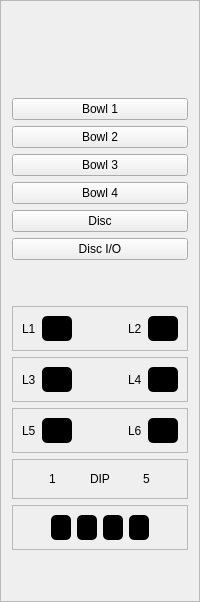
        <widget class="QFrame" name="frame_37">
         <property name="maximumSize">
          <size>
           <width>200</width>
           <height>16777215</height>
          </size>
         </property>
         <property name="frameShape">
          <enum>QFrame::StyledPanel</enum>
         </property>
         <property name="frameShadow">
          <enum>QFrame::Raised</enum>
         </property>
         <layout class="QVBoxLayout" name="verticalLayout_24">
          <item alignment="Qt::AlignRight">
           <widget class="QPushButton" name="push">
            <property name="minimumSize">
             <size>
              <width>80</width>
              <height>80</height>
             </size>
            </property>
            <property name="maximumSize">
             <size>
              <width>80</width>
              <height>80</height>
             </size>
            </property>
            <property name="styleSheet">
             <string notr="true">border-radius: 10px;</string>
            </property>
            <property name="text">
             <string/>
            </property>
            <property name="iconSize">
             <size>
              <width>80</width>
              <height>80</height>
             </size>
            </property>
           </widget>
          </item>
          <item>
           <widget class="QPushButton" name="disc1">
            <property name="styleSheet">
             <string notr="true">QPushButton:hover{
          background-color:rgb(255, 85, 0);
          border-radius: 5px;
}

QPushButton{
          border: 2px solidrgb(255, 255, 255);
	     font: 75 11pt &quot;MS Shell Dlg 2&quot;;
}         </string>
            </property>
            <property name="text">
             <string>Bowl 1</string>
            </property>
           </widget>
          </item>
          <item>
           <widget class="QPushButton" name="disc2">
            <property name="styleSheet">
             <string notr="true">QPushButton:hover{
          background-color:rgb(255, 85, 0);
          border-radius: 5px;
}

QPushButton{
          border: 2px solidrgb(255, 255, 255);
	     font: 75 11pt &quot;MS Shell Dlg 2&quot;;
}         </string>
            </property>
            <property name="text">
             <string>Bowl 2</string>
            </property>
           </widget>
          </item>
          <item>
           <widget class="QPushButton" name="disc3">
            <property name="styleSheet">
             <string notr="true">QPushButton:hover{
          background-color:rgb(255, 85, 0);
          border-radius: 5px;
}

QPushButton{
          border: 2px solidrgb(255, 255, 255);
	     font: 75 11pt &quot;MS Shell Dlg 2&quot;;
}         
         </string>
            </property>
            <property name="text">
             <string>Bowl 3</string>
            </property>
           </widget>
          </item>
          <item>
           <widget class="QPushButton" name="disc4">
            <property name="styleSheet">
             <string notr="true">QPushButton:hover{
          background-color:rgb(255, 85, 0);
          border-radius: 5px;
}

QPushButton{
          border: 2px solidrgb(255, 255, 255);
	     font: 75 11pt &quot;MS Shell Dlg 2&quot;;
}         
         </string>
            </property>
            <property name="text">
             <string>Bowl 4</string>
            </property>
           </widget>
          </item>
          <item>
           <widget class="QPushButton" name="disc5">
            <property name="styleSheet">
             <string notr="true">QPushButton:hover{
          background-color:rgb(255, 85, 0);
          border-radius: 5px;
}

QPushButton{
          border: 2px solidrgb(255, 255, 255);
	     font: 75 11pt &quot;MS Shell Dlg 2&quot;;
}         </string>
            </property>
            <property name="text">
             <string>Disc</string>
            </property>
           </widget>
          </item>
          <item>
           <widget class="QPushButton" name="disc6">
            <property name="styleSheet">
             <string notr="true">QPushButton:hover{
          background-color:rgb(255, 85, 0);
          border-radius: 5px;
}

QPushButton{
          border: 2px solidrgb(255, 255, 255);
	     font: 75 11pt &quot;MS Shell Dlg 2&quot;;
}         </string>
            </property>
            <property name="text">
             <string>Disc I/O</string>
            </property>
           </widget>
          </item>
          <item>
           <spacer name="verticalSpacer_19">
            <property name="orientation">
             <enum>Qt::Vertical</enum>
            </property>
            <property name="sizeHint" stdset="0">
             <size>
              <width>20</width>
              <height>40</height>
             </size>
            </property>
           </spacer>
          </item>
          <item>
           <widget class="QFrame" name="frame_76">
            <property name="frameShape">
             <enum>QFrame::StyledPanel</enum>
            </property>
            <property name="frameShadow">
             <enum>QFrame::Raised</enum>
            </property>
            <layout class="QHBoxLayout" name="horizontalLayout_53">
             <item>
              <widget class="QLabel" name="label_99">
               <property name="styleSheet">
                <string notr="true">font: 11pt &quot;MS Shell Dlg 2&quot;;</string>
               </property>
               <property name="text">
                <string>L1</string>
               </property>
              </widget>
             </item>
             <item>
              <widget class="QPushButton" name="pushButton">
               <property name="minimumSize">
                <size>
                 <width>0</width>
                 <height>25</height>
                </size>
               </property>
               <property name="maximumSize">
                <size>
                 <width>30</width>
                 <height>16777215</height>
                </size>
               </property>
               <property name="styleSheet">
                <string notr="true">background-color: rgb(0, 0, 0);
border-radius: 5px;</string>
               </property>
               <property name="text">
                <string/>
               </property>
              </widget>
             </item>
             <item>
              <spacer name="horizontalSpacer_65">
               <property name="orientation">
                <enum>Qt::Horizontal</enum>
               </property>
               <property name="sizeHint" stdset="0">
                <size>
                 <width>40</width>
                 <height>20</height>
                </size>
               </property>
              </spacer>
             </item>
             <item>
              <widget class="QLabel" name="label_100">
               <property name="styleSheet">
                <string notr="true">font: 11pt &quot;MS Shell Dlg 2&quot;;</string>
               </property>
               <property name="text">
                <string>L2</string>
               </property>
              </widget>
             </item>
             <item>
              <widget class="QPushButton" name="pushButton_2">
               <property name="minimumSize">
                <size>
                 <width>0</width>
                 <height>25</height>
                </size>
               </property>
               <property name="maximumSize">
                <size>
                 <width>30</width>
                 <height>16777215</height>
                </size>
               </property>
               <property name="styleSheet">
                <string notr="true">background-color: rgb(0, 0, 0);
border-radius: 5px;</string>
               </property>
               <property name="text">
                <string/>
               </property>
              </widget>
             </item>
            </layout>
           </widget>
          </item>
          <item>
           <widget class="QFrame" name="frame_77">
            <property name="frameShape">
             <enum>QFrame::StyledPanel</enum>
            </property>
            <property name="frameShadow">
             <enum>QFrame::Raised</enum>
            </property>
            <layout class="QHBoxLayout" name="horizontalLayout_54">
             <item>
              <widget class="QLabel" name="label_102">
               <property name="styleSheet">
                <string notr="true">font: 11pt &quot;MS Shell Dlg 2&quot;;</string>
               </property>
               <property name="text">
                <string>L3</string>
               </property>
              </widget>
             </item>
             <item>
              <widget class="QPushButton" name="pushButton_61">
               <property name="minimumSize">
                <size>
                 <width>0</width>
                 <height>25</height>
                </size>
               </property>
               <property name="maximumSize">
                <size>
                 <width>30</width>
                 <height>16777215</height>
                </size>
               </property>
               <property name="styleSheet">
                <string notr="true">background-color: rgb(0, 0, 0);
border-radius: 5px;</string>
               </property>
               <property name="text">
                <string/>
               </property>
              </widget>
             </item>
             <item>
              <spacer name="horizontalSpacer_66">
               <property name="orientation">
                <enum>Qt::Horizontal</enum>
               </property>
               <property name="sizeHint" stdset="0">
                <size>
                 <width>40</width>
                 <height>20</height>
                </size>
               </property>
              </spacer>
             </item>
             <item>
              <widget class="QLabel" name="label_101">
               <property name="styleSheet">
                <string notr="true">font: 11pt &quot;MS Shell Dlg 2&quot;;</string>
               </property>
               <property name="text">
                <string>L4</string>
               </property>
              </widget>
             </item>
             <item>
              <widget class="QPushButton" name="pushButton_3">
               <property name="minimumSize">
                <size>
                 <width>0</width>
                 <height>25</height>
                </size>
               </property>
               <property name="maximumSize">
                <size>
                 <width>30</width>
                 <height>16777215</height>
                </size>
               </property>
               <property name="styleSheet">
                <string notr="true">background-color: rgb(0, 0, 0);
border-radius: 5px;</string>
               </property>
               <property name="text">
                <string/>
               </property>
              </widget>
             </item>
            </layout>
           </widget>
          </item>
          <item>
           <widget class="QFrame" name="frame_78">
            <property name="frameShape">
             <enum>QFrame::StyledPanel</enum>
            </property>
            <property name="frameShadow">
             <enum>QFrame::Raised</enum>
            </property>
            <layout class="QHBoxLayout" name="horizontalLayout_55">
             <item>
              <widget class="QLabel" name="label_103">
               <property name="styleSheet">
                <string notr="true">font: 11pt &quot;MS Shell Dlg 2&quot;;</string>
               </property>
               <property name="text">
                <string>L5</string>
               </property>
              </widget>
             </item>
             <item>
              <widget class="QPushButton" name="pushButton_62">
               <property name="minimumSize">
                <size>
                 <width>0</width>
                 <height>25</height>
                </size>
               </property>
               <property name="maximumSize">
                <size>
                 <width>30</width>
                 <height>16777215</height>
                </size>
               </property>
               <property name="styleSheet">
                <string notr="true">background-color: rgb(0, 0, 0);
border-radius: 5px;</string>
               </property>
               <property name="text">
                <string/>
               </property>
              </widget>
             </item>
             <item>
              <spacer name="horizontalSpacer_71">
               <property name="orientation">
                <enum>Qt::Horizontal</enum>
               </property>
               <property name="sizeHint" stdset="0">
                <size>
                 <width>40</width>
                 <height>20</height>
                </size>
               </property>
              </spacer>
             </item>
             <item>
              <widget class="QLabel" name="label_104">
               <property name="styleSheet">
                <string notr="true">font: 11pt &quot;MS Shell Dlg 2&quot;;</string>
               </property>
               <property name="text">
                <string>L6</string>
               </property>
              </widget>
             </item>
             <item>
              <widget class="QPushButton" name="pushButton_63">
               <property name="minimumSize">
                <size>
                 <width>0</width>
                 <height>25</height>
                </size>
               </property>
               <property name="maximumSize">
                <size>
                 <width>30</width>
                 <height>16777215</height>
                </size>
               </property>
               <property name="styleSheet">
                <string notr="true">background-color: rgb(0, 0, 0);
border-radius: 5px;</string>
               </property>
               <property name="text">
                <string/>
               </property>
              </widget>
             </item>
            </layout>
           </widget>
          </item>
          <item>
           <widget class="QFrame" name="frame_79">
            <property name="frameShape">
             <enum>QFrame::StyledPanel</enum>
            </property>
            <property name="frameShadow">
             <enum>QFrame::Raised</enum>
            </property>
            <layout class="QHBoxLayout" name="horizontalLayout_56">
             <item>
              <spacer name="horizontalSpacer_67">
               <property name="orientation">
                <enum>Qt::Horizontal</enum>
               </property>
               <property name="sizeHint" stdset="0">
                <size>
                 <width>40</width>
                 <height>20</height>
                </size>
               </property>
              </spacer>
             </item>
             <item>
              <widget class="QLabel" name="label_105">
               <property name="styleSheet">
                <string notr="true">font: 11pt &quot;MS Shell Dlg 2&quot;;</string>
               </property>
               <property name="text">
                <string>1</string>
               </property>
              </widget>
             </item>
             <item>
              <spacer name="horizontalSpacer_68">
               <property name="orientation">
                <enum>Qt::Horizontal</enum>
               </property>
               <property name="sizeHint" stdset="0">
                <size>
                 <width>40</width>
                 <height>20</height>
                </size>
               </property>
              </spacer>
             </item>
             <item>
              <widget class="QLabel" name="label_106">
               <property name="styleSheet">
                <string notr="true">font: 11pt &quot;MS Shell Dlg 2&quot;;</string>
               </property>
               <property name="text">
                <string>DIP</string>
               </property>
              </widget>
             </item>
             <item>
              <spacer name="horizontalSpacer_72">
               <property name="orientation">
                <enum>Qt::Horizontal</enum>
               </property>
               <property name="sizeHint" stdset="0">
                <size>
                 <width>40</width>
                 <height>20</height>
                </size>
               </property>
              </spacer>
             </item>
             <item>
              <widget class="QLabel" name="label_107">
               <property name="styleSheet">
                <string notr="true">font: 11pt &quot;MS Shell Dlg 2&quot;;</string>
               </property>
               <property name="text">
                <string>5</string>
               </property>
              </widget>
             </item>
             <item>
              <spacer name="horizontalSpacer_73">
               <property name="orientation">
                <enum>Qt::Horizontal</enum>
               </property>
               <property name="sizeHint" stdset="0">
                <size>
                 <width>40</width>
                 <height>20</height>
                </size>
               </property>
              </spacer>
             </item>
            </layout>
           </widget>
          </item>
          <item>
           <widget class="QFrame" name="frame_80">
            <property name="frameShape">
             <enum>QFrame::StyledPanel</enum>
            </property>
            <property name="frameShadow">
             <enum>QFrame::Raised</enum>
            </property>
            <layout class="QHBoxLayout" name="horizontalLayout_57">
             <item>
              <spacer name="horizontalSpacer_69">
               <property name="orientation">
                <enum>Qt::Horizontal</enum>
               </property>
               <property name="sizeHint" stdset="0">
                <size>
                 <width>40</width>
                 <height>20</height>
                </size>
               </property>
              </spacer>
             </item>
             <item>
              <widget class="QPushButton" name="pushButton_64">
               <property name="minimumSize">
                <size>
                 <width>0</width>
                 <height>25</height>
                </size>
               </property>
               <property name="maximumSize">
                <size>
                 <width>20</width>
                 <height>16777215</height>
                </size>
               </property>
               <property name="styleSheet">
                <string notr="true">background-color: rgb(0, 0, 0);
border-radius: 5px;</string>
               </property>
               <property name="text">
                <string/>
               </property>
              </widget>
             </item>
             <item>
              <widget class="QPushButton" name="pushButton_65">
               <property name="minimumSize">
                <size>
                 <width>0</width>
                 <height>25</height>
                </size>
               </property>
               <property name="maximumSize">
                <size>
                 <width>20</width>
                 <height>16777215</height>
                </size>
               </property>
               <property name="styleSheet">
                <string notr="true">background-color: rgb(0, 0, 0);
border-radius: 5px;</string>
               </property>
               <property name="text">
                <string/>
               </property>
              </widget>
             </item>
             <item>
              <widget class="QPushButton" name="pushButton_66">
               <property name="minimumSize">
                <size>
                 <width>0</width>
                 <height>25</height>
                </size>
               </property>
               <property name="maximumSize">
                <size>
                 <width>20</width>
                 <height>16777215</height>
                </size>
               </property>
               <property name="styleSheet">
                <string notr="true">background-color: rgb(0, 0, 0);
border-radius: 5px;</string>
               </property>
               <property name="text">
                <string/>
               </property>
              </widget>
             </item>
             <item>
              <widget class="QPushButton" name="pushButton_67">
               <property name="minimumSize">
                <size>
                 <width>0</width>
                 <height>25</height>
                </size>
               </property>
               <property name="maximumSize">
                <size>
                 <width>20</width>
                 <height>16777215</height>
                </size>
               </property>
               <property name="styleSheet">
                <string notr="true">background-color: rgb(0, 0, 0);
border-radius: 5px;</string>
               </property>
               <property name="text">
                <string/>
               </property>
              </widget>
             </item>
             <item>
              <spacer name="horizontalSpacer_70">
               <property name="orientation">
                <enum>Qt::Horizontal</enum>
               </property>
               <property name="sizeHint" stdset="0">
                <size>
                 <width>40</width>
                 <height>20</height>
                </size>
               </property>
              </spacer>
             </item>
            </layout>
           </widget>
          </item>
          <item>
           <spacer name="verticalSpacer_18">
            <property name="orientation">
             <enum>Qt::Vertical</enum>
            </property>
            <property name="sizeHint" stdset="0">
             <size>
              <width>20</width>
              <height>40</height>
             </size>
            </property>
           </spacer>
          </item>
         </layout>
        </widget>
